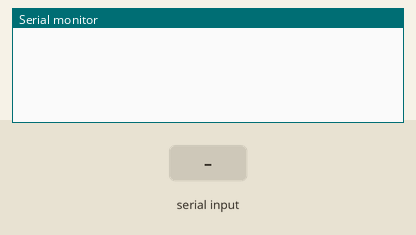
Simulated run of this program. Board: Arduino Mega 2560, built with avr-gcc and run on an emulated ATmega2560. Parts: the last lines printed to the serial monitor. The test bench sets the inputs (shaded band).

Above: at 1.2 s.
1.3 s: "kill2\n" received over the second serial link
At 3.4 s:
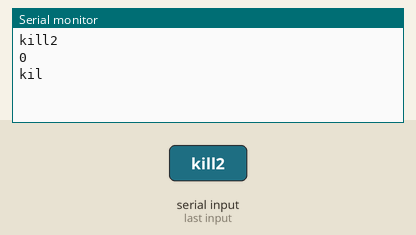
3.9 s: "100" received over the second serial link
At 5.4 s:
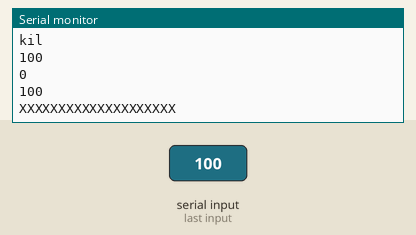

Measured:
- after the input at 1.3 s, the serial monitor: prints a new line after 1.1 s (image 1)
- after the input at 3.9 s, the serial monitor: prints a new line after 1.1 s (image 2)

The program:

main.cpp
```cpp
#include <Arduino.h>
#define RELE 74

unsigned int tiempo = 0;
bool connectionAccepted = false, runTime = false, stopp = 1, z = 0, reset_bills = 0;
String input = "";

void killSession()
{
  // Serial.println("kill2");
  tiempo = 0;
  connectionAccepted = false;
  runTime = false;
}
void killConnection()
{
  //  Serial.println("kill");
  killSession();
}
void acceptTime()
{
  tiempo = 0;
  tiempo = millis() / 1000;
  runTime = true;
}
void compareToken()
{
  if ((input.substring(0, 80)).equals("1cc149ae15564asfd616335664e9191ee7b9f348d3a8a782fa8412671e261"))
  {

    connectionAccepted = 1;
    Serial3.write("200");
    // input="";
  }
  else
  {
    Serial3.write("401");
    killConnection();
  }
}

void setup()
{
  Serial.begin(9600);
  Serial3.begin(9600);
  pinMode(RELE, OUTPUT); // control de rel
 // digitalWrite(RELE, HIGH);
}

void loop()
{
  if (Serial3.available())
  {
    input = Serial3.readString();
    // delay(100);
    // Serial.print("INPUT_valor:");
    Serial.println(input);

    compareToken();
    Serial.println(connectionAccepted);
    Serial.println(input.substring(0, 3));
    if ((input.substring(0, 3) == "100"))
    {
      Serial.println("XXXXXXXXXXXXXXXXXXXX");
      /*LAVADORAaaaaaaaaaaaaaaaaaaa*/
      digitalWrite(RELE, HIGH);
       delay(500);
       digitalWrite(RELE, LOW);
        delay(500);
           digitalWrite(RELE, HIGH);
       delay(500);
       /*
      delay(200);
      digitalWrite(RELE, LOW);
      delay(21);
      digitalWrite(RELE, HIGH);
      delay(200);
*/
    }

    // Serial.println(input.length());
  }
  delay(100);
}
```
